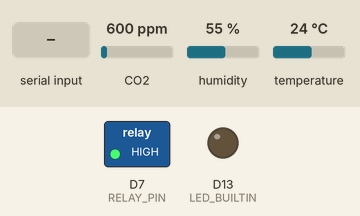
A program run on a simulated STM32 Nucleo. On the bench: switched loads named in the program (green lamp = pin HIGH), output pins drawn as LEDs (lit = HIGH). The test bench sets the inputs (shaded band); at power-on: CO2 600 ppm, temperature 24 °C, humidity 55 %. What the program prints to the serial monitor is not drawn.

Above: at 3.2 s.
3.3 s: "o90\n" received over Serial
At 3.8 s:
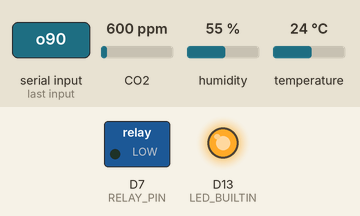
5.5 s: CO2 set to 1050 ppm
7.5 s: temperature set to 1 °C
10.5 s: "90 45\n" received over Serial
12.0 s: "x90\n" received over Serial
Timing chart, 0 to 14.5 s (numbered marks = the images above; inputs shaded):
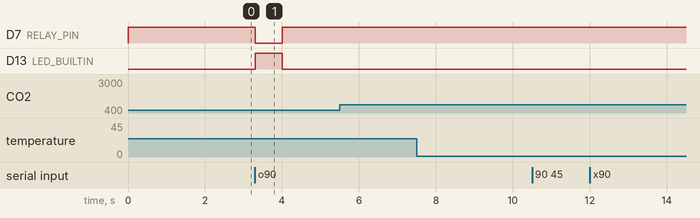

Measured:
- after the input at 3.3 s, D7 (RELAY_PIN): HIGH → LOW at once, → HIGH 0.70 s later; D13 (LED_BUILTIN): LOW → HIGH at once, → LOW 0.70 s later
- after the input at 5.5 s, every drawn part: stays the same
- after the input at 7.5 s, every drawn part: stays the same
- after the input at 10.5 s, every drawn part: stays the same
- after the input at 12.0 s, every drawn part: stays the same

The program:

main.cpp
```cpp
#include <Arduino.h>
#include <Wire.h>
#include "SparkFun_SCD30_Arduino_Library.h"

// =====================================================================
// CO2 STEP TEST  -  Nucleo L476RG
//
// Wiring
//   Relay IN        -> D7 (PA8)   (LOW = relay ON = solenoid OPEN)
//   ExplorIR pin 1  -> D8 (PA9)
//   ExplorIR pin 2  -> D2 (PA10)
//   ExplorIR pin 3  -> GND,  pin 4 -> 3V3
//   SCD30 SCL -> D15 (PB8), SDA -> D14 (PB9), VDD -> 3V3, GND -> GND
//
// Commands (type the letter, press enter)
//   o = open valve (closes by itself after 60 s)
//   c = close valve
//   p = one 0.25 s pulse
//   s = start the step test
//   x = emergency stop (valve closed, locked until reset)
// =====================================================================

#define RELAY_PIN D7
#define RELAY_ON  LOW
#define RELAY_OFF HIGH

// ---------- Test settings ----------
const uint32_t PULSE_MS        = 250;               // valve open time per pulse
const uint32_t PULSE_PERIOD_MS = 60000UL;           // one pulse every 60 s
const uint32_t BASELINE_MS     = 10UL * 60 * 1000;  // 10 min valve closed
const uint32_t STEP_MS         = 150UL * 60 * 1000; // 150 min pulsing
const uint32_t DECAY_MS        = 120UL * 60 * 1000; // 120 min valve closed

// ---------- Safety ----------
const uint32_t CO2_LIMIT_PPM      = 30000;    // stop above 3 %
const uint32_t MAX_PULSE_MS       = 2000;
const uint32_t MANUAL_OPEN_MAX_MS = 60000UL;
const uint8_t  MAX_READ_FAILS     = 5;

const uint32_t PRINT_INTERVAL_MS  = 1000;
const uint32_t RETRY_INTERVAL_MS  = 5000;     // retry missing sensors every 5 s

// ---------- Sensors ----------
Uart CO2Serial(PA10, PA9);   // (RX, TX)
SCD30 scd30;
uint32_t multiplier = 100;
bool explorOk = false;
bool scdOk    = false;

// ---------- State ----------
enum Mode { IDLE, MANUAL_OPEN, BASELINE, STEP, DECAY, DONE, ABORTED };
const char *modeName[] = { "IDLE", "MANUAL", "BASELINE", "STEP", "DECAY", "DONE", "STOPPED" };

Mode     mode        = IDLE;
bool     valveIsOpen = false;
uint32_t phaseStart  = 0;
uint32_t lastPulse   = 0;
uint32_t manualStart = 0;
uint32_t lastPrint   = 0;
uint32_t lastRetry   = 0;
uint32_t pulseCount  = 0;
uint8_t  readFails   = 0;

float scdCO2 = NAN, scdT = NAN, scdRH = NAN;

// ---------------------------------------------------------------------
// Helpers
// ---------------------------------------------------------------------
void fmtTime(uint32_t ms, char *buf) {
  uint32_t s = ms / 1000;
  sprintf(buf, "%02lu:%02lu:%02lu", s / 3600, (s / 60) % 60, s % 60);
}

void msg(const char *text) {          // event messages stand out from readings
  Serial.print(">> ");
  Serial.println(text);
}

void valveSet(bool open) {
  digitalWrite(RELAY_PIN, open ? RELAY_ON : RELAY_OFF);
  digitalWrite(LED_BUILTIN, open ? HIGH : LOW);
  valveIsOpen = open;
}

void stopTest(const char *reason) {
  valveSet(false);
  mode = ABORTED;
  Serial.print(">> STOPPED: ");
  Serial.println(reason);
  msg("Valve closed. Reset the board to continue.");
}

void doPulse(uint32_t ms) {
  if (ms > MAX_PULSE_MS) ms = MAX_PULSE_MS;
  valveSet(true);
  delay(ms);
  valveSet(false);
  pulseCount++;
}

void startPhase(Mode m) {
  mode = m;
  phaseStart = millis();
  Serial.println();
  Serial.print(">> ===== ");
  Serial.print(modeName[m]);
  Serial.println(" =====");
  if (m == STEP) lastPulse = phaseStart - PULSE_PERIOD_MS;  // first pulse now
  if (m == DONE) { valveSet(false); msg("Test complete. Valve closed."); }
}

// ---------------------------------------------------------------------
// ExplorIR
// ---------------------------------------------------------------------
void flushSensor() {
  while (CO2Serial.available()) CO2Serial.read();
}

bool sensorCommand(const char *cmd, char expect, uint32_t *value) {
  flushSensor();
  CO2Serial.print(cmd);
  CO2Serial.print("\r\n");

  unsigned long start = millis();
  String line = "";

  while (millis() - start < 500) {
    if (CO2Serial.available()) {
      char c = CO2Serial.read();
      if (c == '\n') {
        int idx = line.indexOf(expect);
        if (idx >= 0) {
          if (value) *value = line.substring(idx + 1).toInt();
          return true;
        }
        line = "";
      } else if (c != '\r') {
        line += c;
      }
    }
  }
  return false;
}

bool explorInit() {
  if (!sensorCommand("K 2", 'K', NULL)) return false;     // polling mode
  if (!sensorCommand(".", '.', &multiplier)) multiplier = 100;
  sensorCommand("A 16", 'A', NULL);                       // default filter
  return true;
}

// ---------------------------------------------------------------------
// SCD30
// ---------------------------------------------------------------------
bool scdInit() {
  if (!scd30.begin(Wire, false)) return false;            // ASC off
  scd30.setMeasurementInterval(2);
  return true;
}

// ---------------------------------------------------------------------
// Serial commands
// ---------------------------------------------------------------------
void handleSerial() {
  while (Serial.available()) {
    char c = Serial.read();
    if (c == '\r' || c == '\n' || c == ' ') continue;

    if (c == 'x') { stopTest("you pressed x"); continue; }

    if (c == 'c') {
      valveSet(false);
      if (mode == MANUAL_OPEN) mode = IDLE;
      msg("Valve CLOSED");
      continue;
    }

    if (mode == ABORTED) { msg("Locked after stop. Reset the board."); continue; }
    if (mode != IDLE)    { msg("Busy. Only c (close) or x (stop) work right now."); continue; }

    if (c == 'o') {
      manualStart = millis();
      mode = MANUAL_OPEN;
      valveSet(true);
      msg("Valve OPEN. Closes by itself in 60 s. Press c to close sooner.");
    } else if (c == 'p') {
      msg("Pulse (0.25 s)");
      doPulse(PULSE_MS);
    } else if (c == 's') {
      if (!explorOk) { msg("Can't start: ExplorIR not responding. Check wiring."); continue; }
      pulseCount = 0;
      startPhase(BASELINE);
    } else {
      msg("Unknown command. Use o, c, p, s or x.");
    }
  }
}

// ---------------------------------------------------------------------
// Read sensors, check safety, print one readable line
// ---------------------------------------------------------------------
void readAndPrint() {
  uint32_t now = millis();

  // Retry sensors that aren't working yet
  if (now - lastRetry >= RETRY_INTERVAL_MS) {
    lastRetry = now;
    if (!explorOk && explorInit()) { explorOk = true; readFails = 0; msg("ExplorIR connected"); }
    if (!scdOk && scdInit())       { scdOk = true;                   msg("SCD30 connected"); }
  }

  // ExplorIR
  uint32_t raw = 0;
  bool okE = explorOk && sensorCommand("Z", 'Z', &raw);
  uint32_t ppmE = raw * multiplier;
  if (explorOk) {
    if (okE) readFails = 0;
    else if (++readFails >= MAX_READ_FAILS) { explorOk = false; msg("ExplorIR stopped responding"); }
  }

  // SCD30 (updates every 2 s)
  if (scdOk && scd30.dataAvailable()) {
    scdCO2 = scd30.getCO2();
    scdT   = scd30.getTemperature();
    scdRH  = scd30.getHumidity();
  }

  // Safety
  bool gasPossible = (mode == BASELINE || mode == STEP || mode == MANUAL_OPEN);
  if (gasPossible && !explorOk) stopTest("ExplorIR not responding");
  if (mode != ABORTED &&
      ((okE && ppmE > CO2_LIMIT_PPM) || (scdOk && scdCO2 > CO2_LIMIT_PPM))) {
    stopTest("CO2 above 3 %");
  }

  // Print
  char tNow[12], tPhase[12], line[220];
  fmtTime(now, tNow);
  fmtTime(now - phaseStart, tPhase);

  char explorStr[32], scdStr[48];
  // (integer maths only: STM32duino's sprintf doesn't print floats by default)
  if (okE) sprintf(explorStr, "%6lu ppm (%lu.%02lu %%)", ppmE, ppmE / 10000, (ppmE % 10000) / 100);
  else     sprintf(explorStr, "   no reply         ");

  if (scdOk && !isnan(scdCO2)) {
    long c  = lroundf(scdCO2);
    long t  = lroundf(scdT * 10);
    long rh = lroundf(scdRH * 10);
    sprintf(scdStr, "%6ld ppm  %3ld.%01ld C  %3ld.%01ld %%RH", c, t / 10, labs(t % 10), rh / 10, rh % 10);
  } else {
    sprintf(scdStr, "   no reply");
  }

  bool showPhaseTime = (mode == BASELINE || mode == STEP || mode == DECAY);

  sprintf(line, "%s | %-8s %s | valve %-6s | pulses %3lu | ExplorIR %s | SCD30 %s",
          tNow,
          modeName[mode],
          showPhaseTime ? tPhase : "        ",
          valveIsOpen ? "OPEN" : "closed",
          pulseCount,
          explorStr,
          scdStr);
  Serial.println(line);
}

// ---------------------------------------------------------------------
void setup() {
  digitalWrite(RELAY_PIN, RELAY_OFF);          // valve closed before pin is an output
  pinMode(RELAY_PIN, OUTPUT_OPEN_DRAIN);
  pinMode(LED_BUILTIN, OUTPUT);
  valveSet(false);

  Serial.begin(115200);
  CO2Serial.begin(9600);
  Wire.begin();
  Wire.setClock(50000);
  delay(1500);

  Serial.println();
  Serial.println("==========================================");
  Serial.println(" CO2 STEP TEST");
  Serial.println("==========================================");

  explorOk = explorInit();
  scdOk    = scdInit();

  Serial.print(" ExplorIR : "); Serial.println(explorOk ? "OK" : "NOT FOUND (will keep retrying)");
  Serial.print(" SCD30    : "); Serial.println(scdOk    ? "OK" : "NOT FOUND (will keep retrying)");
  Serial.print(" Pulse    : "); Serial.print(PULSE_MS); Serial.print(" ms every ");
  Serial.print(PULSE_PERIOD_MS / 1000); Serial.println(" s");
  Serial.print(" Phases   : baseline "); Serial.print(BASELINE_MS / 60000);
  Serial.print(" min, step ");             Serial.print(STEP_MS / 60000);
  Serial.print(" min, decay ");            Serial.print(DECAY_MS / 60000);
  Serial.println(" min");
  Serial.println(" Safety   : stops above 3 % CO2");
  Serial.println("------------------------------------------");
  Serial.println(" o = open   c = close   p = pulse");
  Serial.println(" s = start  x = emergency stop");
  Serial.println("==========================================");
  Serial.println();
}

void loop() {
  uint32_t now = millis();

  handleSerial();

  if (mode == MANUAL_OPEN && now - manualStart >= MANUAL_OPEN_MAX_MS) {
    valveSet(false);
    mode = IDLE;
    msg("60 s up. Valve CLOSED.");
  }

  switch (mode) {
    case BASELINE:
      if (now - phaseStart >= BASELINE_MS) startPhase(STEP);
      break;
    case STEP:
      if (now - phaseStart >= STEP_MS) { startPhase(DECAY); break; }
      if (now - lastPulse >= PULSE_PERIOD_MS) { lastPulse = now; doPulse(PULSE_MS); }
      break;
    case DECAY:
      if (now - phaseStart >= DECAY_MS) startPhase(DONE);
      break;
    default:
      break;
  }

  if (now - lastPrint >= PRINT_INTERVAL_MS) {
    lastPrint = now;
    readAndPrint();
  }
}
```
